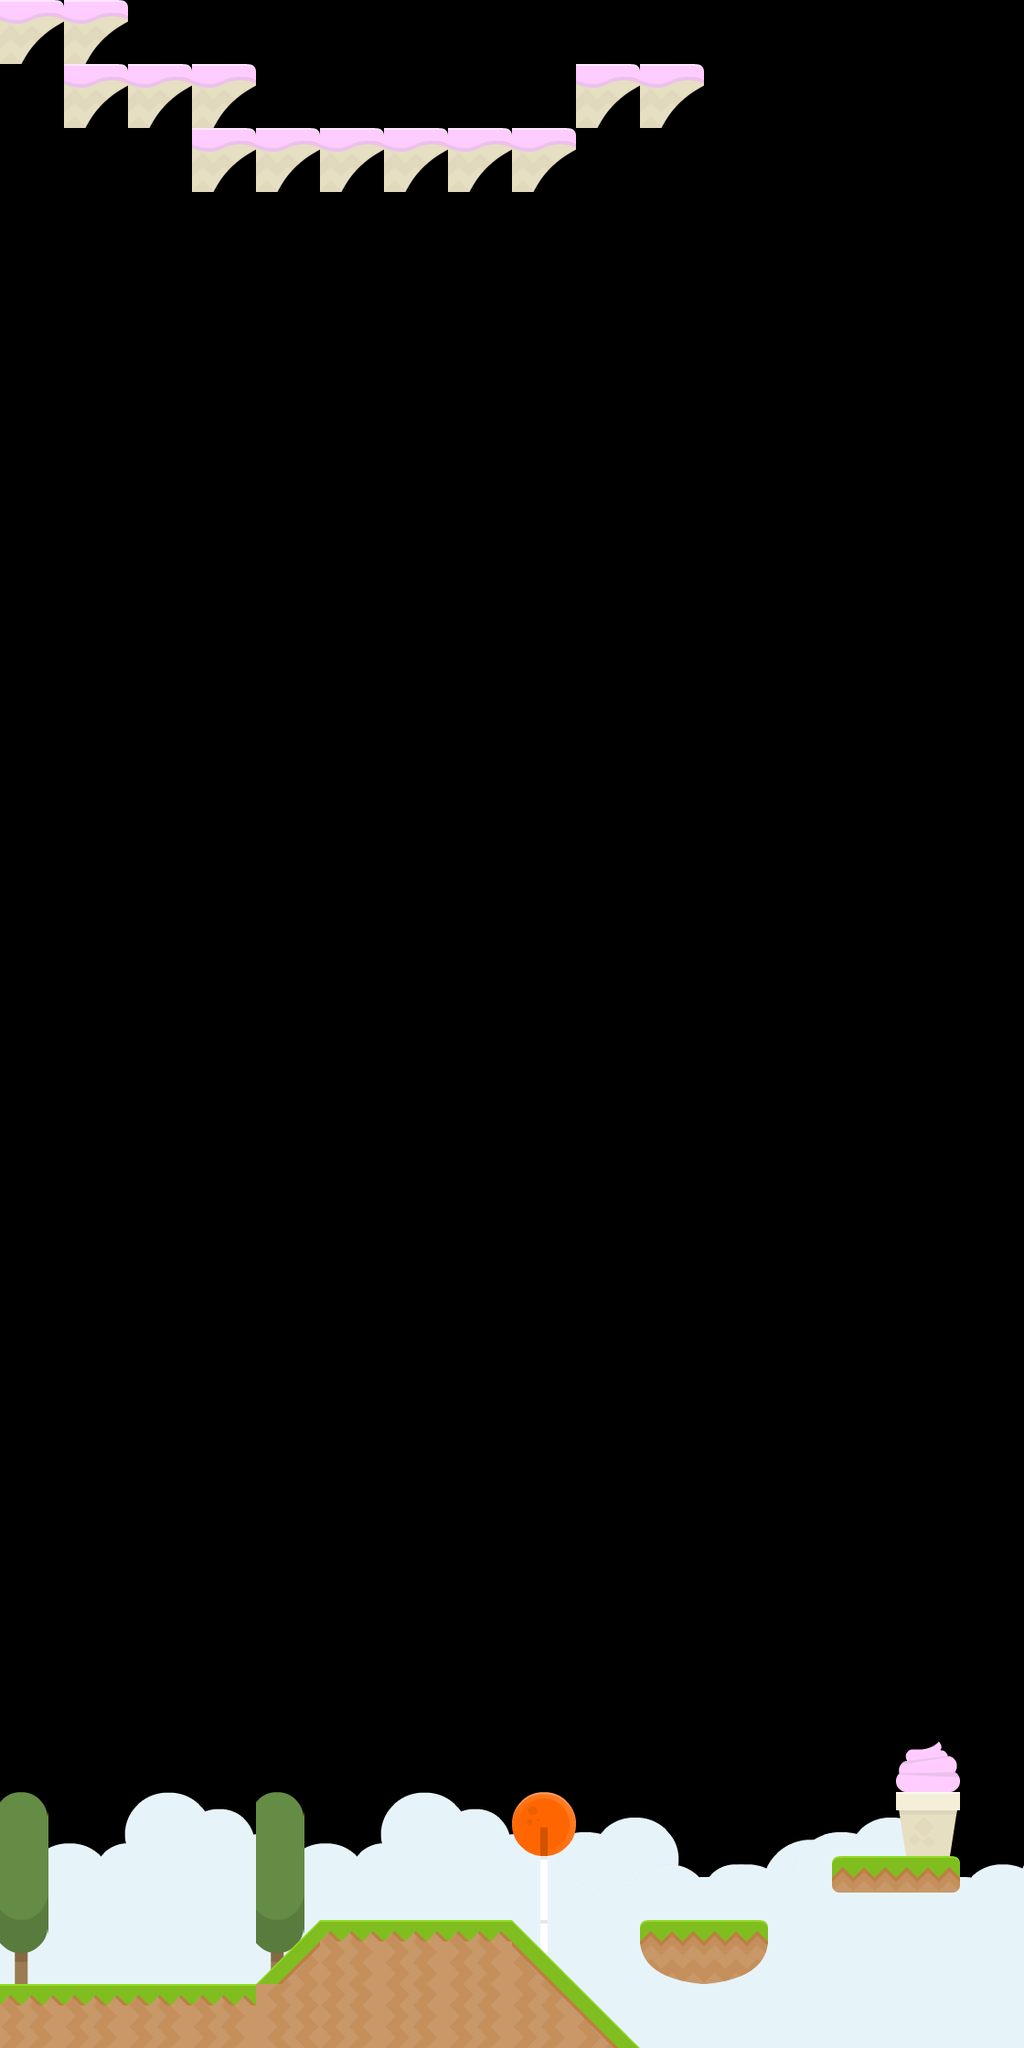

Tiled map render using the project's own tile images. Description and the whole map definition, tile-layer contents included, below:
An orthogonal 16x32 tile map with 70x70 px tiles, 5 tile layers (Tilelaag 1, Tilelaag 2, Tilelaag 3, Tilelaag 4, ...), 3 tilesets.

<map version="1.2" tiledversion="1.2.3" orientation="orthogonal" renderorder="right-down" width="16" height="32" tilewidth="70" tileheight="70" infinite="0" nextlayerid="6" nextobjectid="1">
 <tileset firstgid="1" name="candy" tilewidth="70" tileheight="70" tilecount="98" columns="14">
  <image source="candy.png" width="980" height="490" />
 </tileset>
 <tileset firstgid="99" name="gras" tilewidth="70" tileheight="70" tilecount="49" columns="7">
  <image source="gras.png" width="512" height="512" />
 </tileset>
 <tileset firstgid="148" name="wolken" tilewidth="70" tileheight="70" tilecount="841" columns="29">
  <image source="wolken.png" width="2048" height="2048" />
 </tileset>
 <layer id="1" name="Tilelaag 1" width="16" height="32">
  <data encoding="csv">
0,0,0,0,0,0,0,0,0,0,0,0,0,0,0,0,
0,0,0,0,0,0,0,0,0,0,0,0,0,0,0,0,
0,0,0,0,0,0,0,0,0,0,0,0,0,0,0,0,
0,0,0,0,0,0,0,0,0,0,0,0,0,0,0,0,
0,0,0,0,0,0,0,0,0,0,0,0,0,0,0,0,
0,0,0,0,0,0,0,0,0,0,0,0,0,0,0,0,
0,0,0,0,0,0,0,0,0,0,0,0,0,0,0,0,
0,0,0,0,0,0,0,0,0,0,0,0,0,0,0,0,
0,0,0,0,0,0,0,0,0,0,0,0,0,0,0,0,
0,0,0,0,0,0,0,0,0,0,0,0,0,0,0,0,
0,0,0,0,0,0,0,0,0,0,0,0,0,0,0,0,
0,0,0,0,0,0,0,0,0,0,0,0,0,0,0,0,
0,0,0,0,0,0,0,0,0,0,0,0,0,0,0,0,
0,0,0,0,0,0,0,0,0,0,0,0,0,0,0,0,
0,0,0,0,0,0,0,0,0,0,0,0,0,0,0,0,
0,0,0,0,0,0,0,0,0,0,0,0,0,0,0,0,
0,0,0,0,0,0,0,0,0,0,0,0,0,0,0,0,
0,0,0,0,0,0,0,0,0,0,0,0,0,0,0,0,
0,0,0,0,0,0,0,0,0,0,0,0,0,0,0,0,
0,0,0,0,0,0,0,0,0,0,0,0,0,0,0,0,
0,0,0,0,0,0,0,0,0,0,0,0,0,0,0,0,
0,0,0,0,0,0,0,0,0,0,0,0,0,0,0,0,
0,0,0,0,0,0,0,0,0,0,0,0,0,0,0,0,
0,0,0,0,0,0,0,0,0,0,0,0,0,0,0,0,
0,0,0,0,0,0,0,0,0,0,0,0,0,0,0,0,
0,0,0,0,0,0,0,0,0,0,0,0,0,0,0,0,
0,0,0,0,0,0,0,0,0,0,0,0,0,0,0,0,
0,0,0,0,0,0,0,0,0,0,0,0,0,0,0,0,
148,149,150,151,152,153,154,155,156,157,158,159,160,161,0,0,
177,178,179,180,181,182,183,184,185,186,187,188,189,190,0,0,
206,207,208,209,210,211,212,213,214,215,216,217,218,219,0,0,
0,0,0,0,0,0,0,0,0,0,0,0,0,0,0,0
</data>
 </layer>
 <layer id="2" name="Tilelaag 2" width="16" height="32">
  <data encoding="csv">
0,0,0,0,0,0,0,0,0,0,0,0,0,0,0,0,
0,0,0,0,0,0,0,0,0,0,0,0,0,0,0,0,
0,0,0,0,0,0,0,0,0,0,0,0,0,0,0,0,
0,0,0,0,0,0,0,0,0,0,0,0,0,0,0,0,
0,0,0,0,0,0,0,0,0,0,0,0,0,0,0,0,
0,0,0,0,0,0,0,0,0,0,0,0,0,0,0,0,
0,0,0,0,0,0,0,0,0,0,0,0,0,0,0,0,
0,0,0,0,0,0,0,0,0,0,0,0,0,0,0,0,
0,0,0,0,0,0,0,0,0,0,0,0,0,0,0,0,
0,0,0,0,0,0,0,0,0,0,0,0,0,0,0,0,
0,0,0,0,0,0,0,0,0,0,0,0,0,0,0,0,
0,0,0,0,0,0,0,0,0,0,0,0,0,0,0,0,
0,0,0,0,0,0,0,0,0,0,0,0,0,0,0,0,
0,0,0,0,0,0,0,0,0,0,0,0,0,0,0,0,
0,0,0,0,0,0,0,0,0,0,0,0,0,0,0,0,
0,0,0,0,0,0,0,0,0,0,0,0,0,0,0,0,
0,0,0,0,0,0,0,0,0,0,0,0,0,0,0,0,
0,0,0,0,0,0,0,0,0,0,0,0,0,0,0,0,
0,0,0,0,0,0,0,0,0,0,0,0,0,0,0,0,
0,0,0,0,0,0,0,0,0,0,0,0,0,0,0,0,
0,0,0,0,0,0,0,0,0,0,0,0,0,0,0,0,
0,0,0,0,0,0,0,0,0,0,0,0,0,0,0,0,
0,0,0,0,0,0,0,0,0,0,0,0,0,0,0,0,
0,0,0,0,0,0,0,0,0,0,0,0,0,0,0,0,
0,0,0,0,0,0,0,0,0,0,0,0,0,0,0,0,
0,0,0,0,0,0,0,0,0,0,0,0,0,0,0,0,
0,0,0,0,0,0,0,0,0,0,0,0,0,0,0,0,
0,0,0,0,0,0,0,0,0,0,0,0,0,0,0,0,
0,0,0,0,148,149,150,151,152,153,154,155,156,157,158,159,
0,0,0,0,177,178,179,180,181,182,183,184,185,186,187,188,
186,186,186,186,186,186,186,186,186,186,186,186,186,186,186,186,
186,186,186,186,186,186,186,186,186,186,186,186,186,186,186,186
</data>
 </layer>
 <layer id="3" name="Tilelaag 3" width="16" height="32">
  <data encoding="csv">
0,0,0,0,0,0,0,0,0,0,0,0,0,0,0,0,
0,0,0,0,0,0,0,0,0,0,0,0,0,0,0,0,
0,0,0,0,0,0,0,0,0,0,0,0,0,0,0,0,
0,0,0,0,0,0,0,0,0,0,0,0,0,0,0,0,
0,0,0,0,0,0,0,0,0,0,0,0,0,0,0,0,
0,0,0,0,0,0,0,0,0,0,0,0,0,0,0,0,
0,0,0,0,0,0,0,0,0,0,0,0,0,0,0,0,
0,0,0,0,0,0,0,0,0,0,0,0,0,0,0,0,
0,0,0,0,0,0,0,0,0,0,0,0,0,0,0,0,
0,0,0,0,0,0,0,0,0,0,0,0,0,0,0,0,
0,0,0,0,0,0,0,0,0,0,0,0,0,0,0,0,
0,0,0,0,0,0,0,0,0,0,0,0,0,0,0,0,
0,0,0,0,0,0,0,0,0,0,0,0,0,0,0,0,
0,0,0,0,0,0,0,0,0,0,0,0,0,0,0,0,
0,0,0,0,0,0,0,0,0,0,0,0,0,0,0,0,
0,0,0,0,0,0,0,0,0,0,0,0,0,0,0,0,
0,0,0,0,0,0,0,0,0,0,0,0,0,0,0,0,
0,0,0,0,0,0,0,0,0,0,0,0,0,0,0,0,
0,0,0,0,0,0,0,0,0,0,0,0,0,0,0,0,
0,0,0,0,0,0,0,0,0,0,0,0,0,0,0,0,
0,0,0,0,0,0,0,0,0,0,0,0,0,0,0,0,
0,0,0,0,0,0,0,0,0,0,0,0,0,0,0,0,
0,0,0,0,0,0,0,0,0,0,0,0,0,0,0,0,
0,0,0,0,0,0,0,0,0,0,0,0,0,0,0,0,
0,0,0,0,0,0,0,0,0,0,0,0,0,0,0,0,
0,0,0,0,0,0,0,0,0,0,0,0,0,0,0,0,
0,0,0,0,0,0,0,0,0,0,0,0,0,0,0,0,
0,0,0,0,0,0,0,0,0,0,0,0,0,0,61,0,
173,0,0,0,173,0,0,0,66,0,0,0,0,0,86,0,
202,0,0,0,202,0,0,0,80,0,0,0,0,0,0,0,
231,0,0,0,231,0,0,0,80,0,0,0,0,0,0,0,
0,0,0,0,0,134,134,134,0,0,0,0,0,0,0,0
</data>
 </layer>
 <layer id="4" name="Tilelaag 4" width="16" height="32">
  <data encoding="csv">
18,18,0,0,0,0,0,0,0,0,0,0,0,0,0,0,
0,18,18,18,0,0,0,0,0,18,18,0,0,0,0,0,
0,0,0,18,18,18,18,18,18,0,0,0,0,0,0,0,
0,0,0,0,0,0,0,0,0,0,0,0,0,0,0,0,
0,0,0,0,0,0,0,0,0,0,0,0,0,0,0,0,
0,0,0,0,0,0,0,0,0,0,0,0,0,0,0,0,
0,0,0,0,0,0,0,0,0,0,0,0,0,0,0,0,
0,0,0,0,0,0,0,0,0,0,0,0,0,0,0,0,
0,0,0,0,0,0,0,0,0,0,0,0,0,0,0,0,
0,0,0,0,0,0,0,0,0,0,0,0,0,0,0,0,
0,0,0,0,0,0,0,0,0,0,0,0,0,0,0,0,
0,0,0,0,0,0,0,0,0,0,0,0,0,0,0,0,
0,0,0,0,0,0,0,0,0,0,0,0,0,0,0,0,
0,0,0,0,0,0,0,0,0,0,0,0,0,0,0,0,
0,0,0,0,0,0,0,0,0,0,0,0,0,0,0,0,
0,0,0,0,0,0,0,0,0,0,0,0,0,0,0,0,
0,0,0,0,0,0,0,0,0,0,0,0,0,0,0,0,
0,0,0,0,0,0,0,0,0,0,0,0,0,0,0,0,
0,0,0,0,0,0,0,0,0,0,0,0,0,0,0,0,
0,0,0,0,0,0,0,0,0,0,0,0,0,0,0,0,
0,0,0,0,0,0,0,0,0,0,0,0,0,0,0,0,
0,0,0,0,0,0,0,0,0,0,0,0,0,0,0,0,
0,0,0,0,0,0,0,0,0,0,0,0,0,0,0,0,
0,0,0,0,0,0,0,0,0,0,0,0,0,0,0,0,
0,0,0,0,0,0,0,0,0,0,0,0,0,0,0,0,
0,0,0,0,0,0,0,0,0,0,0,0,0,0,0,0,
0,0,0,0,0,0,0,0,0,0,0,0,0,0,0,0,
0,0,0,0,0,0,0,0,0,0,0,0,0,0,0,0,
0,0,0,0,0,0,0,0,0,0,0,0,0,0,0,0,
0,0,0,0,0,0,0,0,0,0,0,0,0,99,2147483747,0,
0,0,0,0,1610612839,2684354668,2684354668,2684354668,2684354704,0,123,116,0,0,0,0,
2684354668,2684354668,2684354668,2684354668,1610612870,2684354694,2684354694,2684354694,2684354703,2684354704,0,0,0,0,0,0
</data>
 </layer>
 <layer id="5" name="Tilelaag 5" width="16" height="32">
  <data encoding="csv">
0,0,0,0,0,0,0,0,0,0,0,0,0,0,0,0,
0,0,0,0,0,0,0,0,0,0,0,0,0,0,0,0,
0,0,0,0,0,0,0,0,0,0,0,0,0,0,0,0,
0,0,0,0,0,0,0,0,0,0,0,0,0,0,0,0,
0,0,0,0,0,0,0,0,0,0,0,0,0,0,0,0,
0,0,0,0,0,0,0,0,0,0,0,0,0,0,0,0,
0,0,0,0,0,0,0,0,0,0,0,0,0,0,0,0,
0,0,0,0,0,0,0,0,0,0,0,0,0,0,0,0,
0,0,0,0,0,0,0,0,0,0,0,0,0,0,0,0,
0,0,0,0,0,0,0,0,0,0,0,0,0,0,0,0,
0,0,0,0,0,0,0,0,0,0,0,0,0,0,0,0,
0,0,0,0,0,0,0,0,0,0,0,0,0,0,0,0,
0,0,0,0,0,0,0,0,0,0,0,0,0,0,0,0,
0,0,0,0,0,0,0,0,0,0,0,0,0,0,0,0,
0,0,0,0,0,0,0,0,0,0,0,0,0,0,0,0,
0,0,0,0,0,0,0,0,0,0,0,0,0,0,0,0,
0,0,0,0,0,0,0,0,0,0,0,0,0,0,0,0,
0,0,0,0,0,0,0,0,0,0,0,0,0,0,0,0,
0,0,0,0,0,0,0,0,0,0,0,0,0,0,0,0,
0,0,0,0,0,0,0,0,0,0,0,0,0,0,0,0,
0,0,0,0,0,0,0,0,0,0,0,0,0,0,0,0,
0,0,0,0,0,0,0,0,0,0,0,0,0,0,0,0,
0,0,0,0,0,0,0,0,0,0,0,0,0,0,0,0,
0,0,0,0,0,0,0,0,0,0,0,0,0,0,0,0,
0,0,0,0,0,0,0,0,0,0,0,0,0,0,0,0,
0,0,0,0,0,0,0,0,0,0,0,0,0,0,0,0,
0,0,0,0,0,0,0,0,0,0,0,0,0,0,0,0,
0,0,0,0,0,0,0,0,0,0,0,0,0,0,0,0,
0,0,0,0,0,0,0,0,0,0,0,0,0,0,0,0,
0,0,0,0,0,0,0,0,0,0,0,0,0,0,0,0,
0,0,0,0,0,0,0,0,0,0,0,0,0,0,0,0,
0,0,0,0,0,0,0,0,0,0,0,0,0,0,0,0
</data>
 </layer>
</map>
